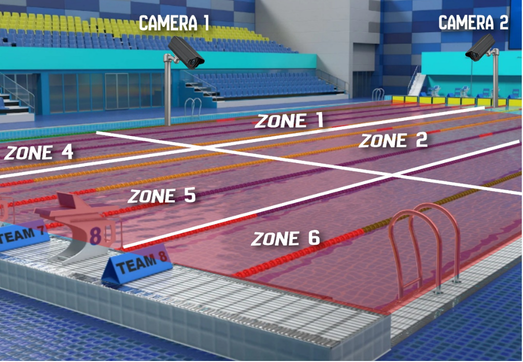
#> input picture assets/ui/how_monitor.png, 523 x 362 px, found by its file name
$ python normalize_ui_assets.py
#> lines starting #> are read from the running program, lines starting #| are printed output that depends on the picture
from pathlib import Path
from PIL import Image

ui = Path(r"C:\Users\halls_18d2lri\Coding_Projects\github\keydahknow\CANTO\assets\ui")


def trim_transparent(im: Image.Image, pad: int = 8) -> Image.Image:
    if im.mode != "RGBA":
        im = im.convert("RGBA")
    alpha = im.split()[-1]
    bbox = alpha.getbbox()
    if not bbox:
        return im
    l, t, r, b = bbox
    l = max(0, l - pad)
    t = max(0, t - pad)
    r = min(im.width, r + pad)
    b = min(im.height, b + pad)
    return im.crop((l, t, r, b))


for name in ["how_monitor.png", "how_detect.png", "how_alert.png"]:
    path = ui / name
    im = Image.open(path)
#> im is the input picture: PIL image 523x362 RGB; mean R, G, B 116.4, 116, 134.5
    trimmed = trim_transparent(im)
#> in trim_transparent, `alpha = im.split()[-1]`: alpha: PIL image 523x362 L; every value is 255
#> in trim_transparent, `bbox = alpha.getbbox()`: bbox = (0, 0, 523, 362)
#> in trim_transparent, `l, t, r, b = bbox`: l = 0; r = 523; b = 362
    trimmed.save(path)
    print(f"{name}: {im.size} -> {trimmed.size}")
#| how_monitor.png: (523, 362) -> (523, 362)
#> pass 2 of the loop `for name in ["how_monitor.png", "how_detect.png", "how_alert.png"]:`:
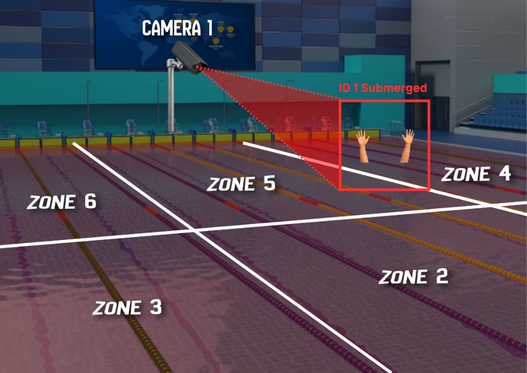
#> input picture assets/ui/how_detect.png, 527 x 373 px, found by its file name
#> im is the input picture: PIL image 527x373 RGB; mean R, G, B 81.2, 72.2, 83.7
#> im: PIL image 527x373 RGBA
#> alpha: PIL image 527x373 L; every value is 255
#| how_detect.png: (527, 373) -> (527, 373)
#> pass 3 of the loop `for name in ["how_monitor.png", "how_detect.png", "how_alert.png"]:`:
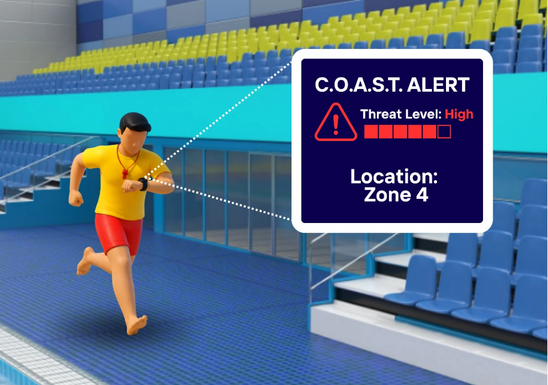
#> input picture assets/ui/how_alert.png, 548 x 385 px, found by its file name
#> im is the input picture: PIL image 548x385 RGB; mean R, G, B 83.9, 114.8, 140.4
#> im: PIL image 548x385 RGBA
#> alpha: PIL image 548x385 L; every value is 255
#| how_alert.png: (548, 385) -> (548, 385)


def to_landscape(path: Path, size=(1024, 576)) -> None:
#> called with size = (1024, 576)
    im = Image.open(path).convert("RGB")
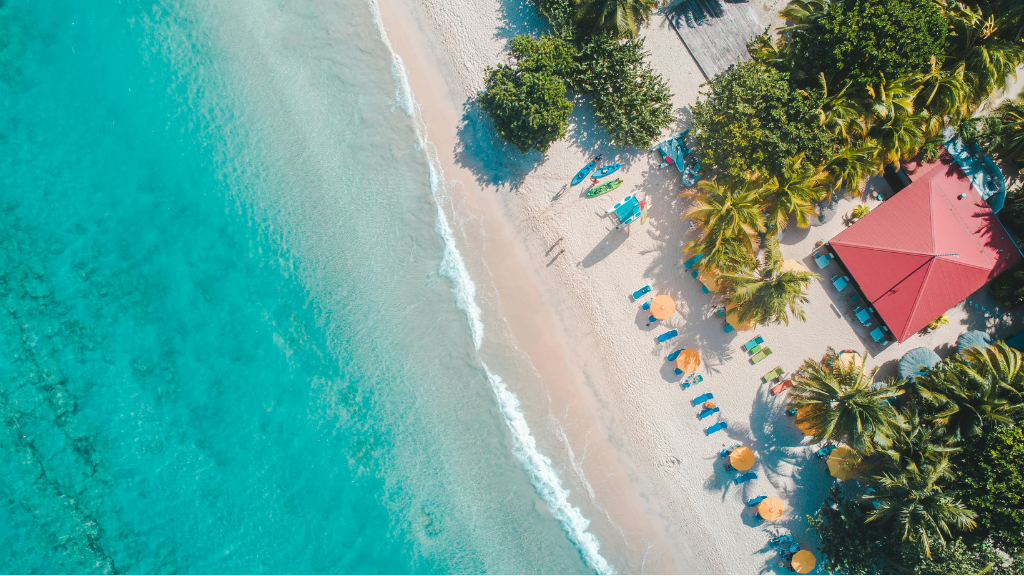
#> input picture assets/ui/env_beach.png, 1024 x 576 px, found by its file name
#> im is the input picture: PIL image 1024x576 RGB; mean R, G, B 100.8, 155.5, 144.6
    w, h = im.size
#> w = 1024; h = 576
    target = size[0] / size[1]
    cur = w / h
#> cur = 1.78
    if cur < target:
        new_h = int(w / target)
        top = max(0, (h - new_h) // 2)
        im = im.crop((0, top, w, min(h, top + new_h)))
    else:
        new_w = int(h * target)
#> new_w = 1024
        left = max(0, (w - new_w) // 2)
#> left = 0
        im = im.crop((left, 0, min(w, left + new_w), h))
    im = im.resize(size, Image.Resampling.LANCZOS)
    im.save(path)
    print(f"{path.name} -> {im.size}")
#| env_beach.png -> (1024, 576)


for name in ["env_beach.png", "env_nature.png", "env_pool.png"]:
    to_landscape(ui / name)
#> pass 2 of the loop `for name in ["env_beach.png", "env_nature.png", "env_pool.png"]:`:
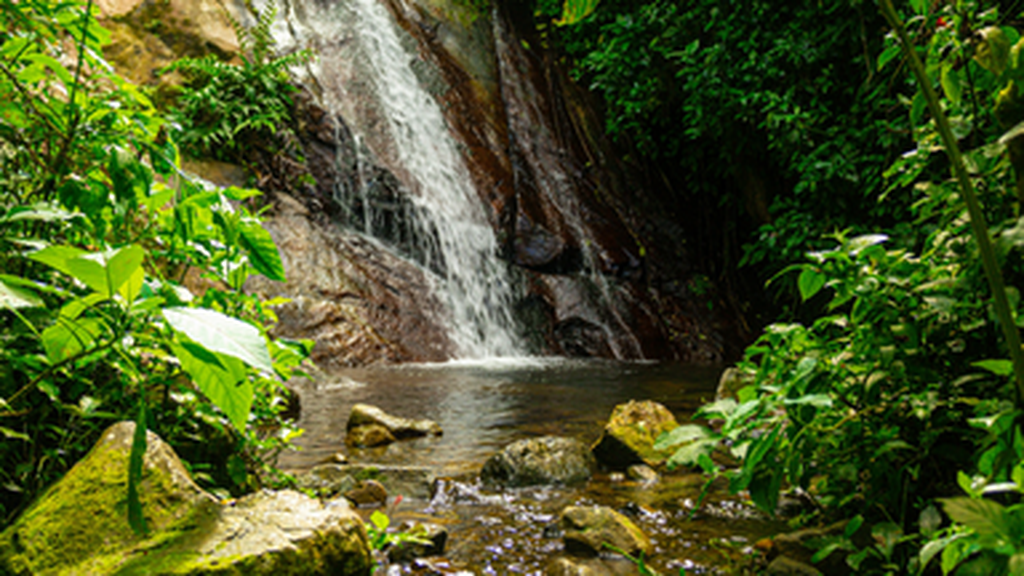
#> input picture assets/ui/env_nature.png, 1024 x 576 px, found by its file name
#> in to_landscape, im is the input picture: PIL image 1024x576 RGB; mean R, G, B 75.9, 87.9, 37.7
#| env_nature.png -> (1024, 576)
#> pass 3 of the loop `for name in ["env_beach.png", "env_nature.png", "env_pool.png"]:`:
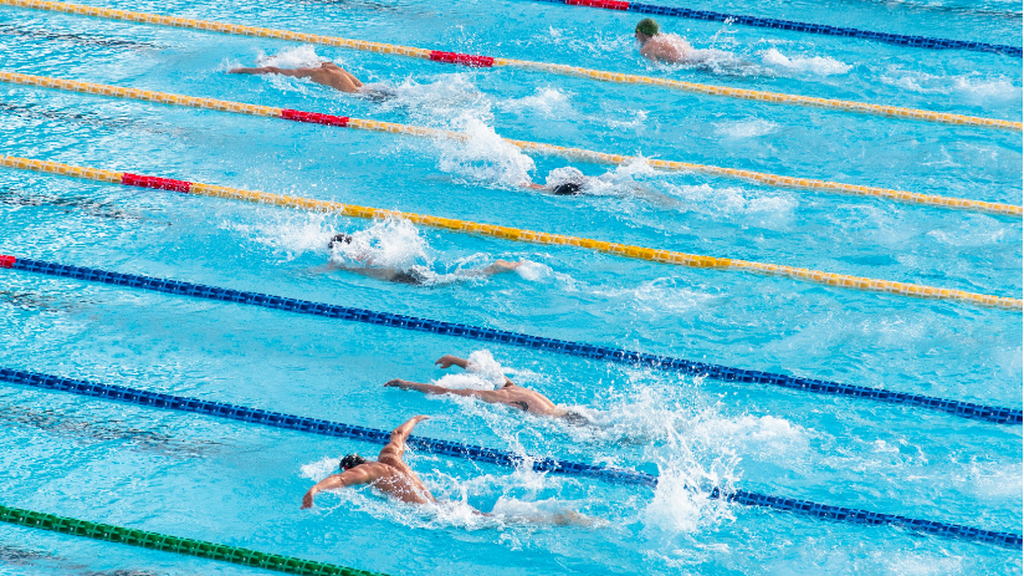
#> input picture assets/ui/env_pool.png, 1024 x 576 px, found by its file name
#> in to_landscape, im is the input picture: PIL image 1024x576 RGB; mean R, G, B 95.7, 188.8, 213.2
#| env_pool.png -> (1024, 576)
